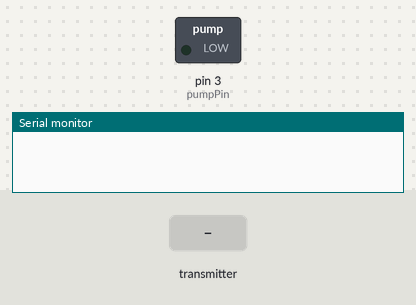
The sketch below on a simulated Arduino Uno, built with avr-gcc and run on an emulated ATmega328P. On the bench: switched loads named in the sketch (green lamp = pin HIGH), the last lines printed to the serial monitor. Dashed ring = blinking. Inputs (shaded band) come from the test bench. No radio packets arrive unless stated.

Above: at 1.2 s.
1.3 s: the transmitter starts sending OnOff = 1
At 1.9 s:
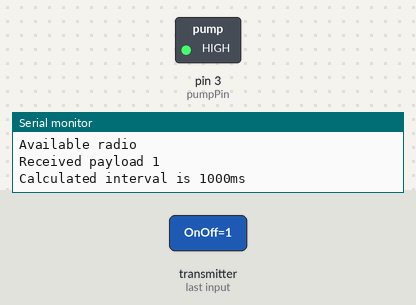
4.3 s: the transmitter starts sending OnOff = 0
At 5.3 s:
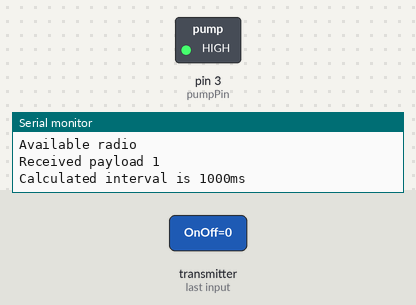
Timing chart, 0 to 7.3 s (numbered marks = the images above; inputs shaded):
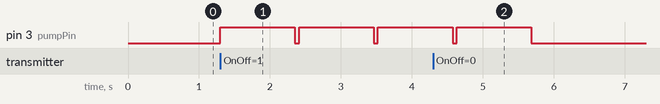

Measured:
- after the input at 1.3 s, pin 3 (pumpPin): alternates HIGH for 1.1 s and LOW for 0.06 s, starting at once
- after the input at 4.3 s, pin 3 (pumpPin): goes on until 5.7 s, then stays LOW

The sketch:

turnOnOff_RFv3.ino
```cpp
/*
   Dec 2014 - TMRh20 - Updated
   Derived from examples by J. Coliz <maniacbug@ymail.com>
*/
/**
 * Example for efficient call-response using ack-payloads
 *
 * This example continues to make use of all the normal functionality of the radios including
 * the auto-ack and auto-retry features, but allows ack-payloads to be written optionlly as well.
 * This allows very fast call-response communication, with the responding radio never having to
 * switch out of Primary Receiver mode to send back a payload, but having the option to switch to
 * primary transmitter if wanting to initiate communication instead of respond to a commmunication.
 */


/*
  PINOUTS
  http://docs.spark.io/#/firmware/communication-spi
  http://maniacbug.wordpress.com/2011/11/02/getting-started-rf24/

  SPARK CORE    SHIELD SHIELD    NRF24L01+
  GND           GND              1 (GND)
  3V3 (3.3V)    3.3V             2 (3V3)
  D6 (CSN)      9  (D6)          3 (CE)
  A2 (SS)       10 (SS)          4 (CSN)
  A3 (SCK)      13 (SCK)         5 (SCK)
  A5 (MOSI)     11 (MOSI)        6 (MOSI)
  A4 (MISO)     12 (MISO)        7 (MISO)

  NOTE: Also place a 10-100uF cap across the power inputs of
        the NRF24L01+.  I/O o fthe NRF24 is 5V tolerant, but
        do NOT connect more than 3.3V to pin 1!!!
 */


/**************PUMP NODE SETTINGS****************************/

#include <SPI.h>
#include "printf.h"
#include "nRF24L01.h"
#include "RF24.h"
#include "RF_tool.h"
//function to initiate radio device with radio(CE pin,CS pin)
RF24 radio(9, 10);


/****************** User Config ***************************/
/***      Set this radio as radio number 0 or 1         ***/

unsigned int OnOff=0, answer=0;
unsigned long previousTime=0,interval=0,dif=0;
const int pumpPin = 3;
int status;
byte addresses[][6] = {"Pump","Contr"};

void setup(){

  Serial.begin(115200);
  while(!Serial){}
  pinMode(pumpPin, OUTPUT);


  radio.begin();

  radio.setPALevel(RF24_PA_LOW);
  radio.setChannel(112);

  radio.openWritingPipe(addresses[1]);        // Both radios listen on the same pipes by default, but opposite addresses
  radio.openReadingPipe(1,addresses[0]);      // Open a reading pipe on address 0, pipe 1

  radio.startListening();                       // Start listening


  //Print debug info
  radio.printDetails();

  interval=0;
  status=0;

}


void loop(void) {
 unsigned long currentTime=millis();

 if(radio.available() && status==0)
 {
    Serial.println(F("Available radio "));
    radio.read( &OnOff, sizeof(unsigned int) );             // Get the payload
    Serial.print(F("Received payload "));Serial.println(OnOff,DEC);
    if(OnOff>0){
      status=1;
      digitalWrite(pumpPin, HIGH);
      interval=OnOff*1000L;
      previousTime=millis();
      Serial.print(F("Calculated interval is "));Serial.print(interval);Serial.println(F("ms"));
    }else{
      status=2;
    }
    Serial.flush();

 }else if(status==1){
    dif=(currentTime-previousTime);
    //printCounter(interval,dif);
   if((dif> interval)){
      //int state=0;
      Serial.print(F("ElapseTime["));Serial.print(dif);Serial.print(F("] greater than Interval["));Serial.print(interval);Serial.println(F("]"));

      //state=radio.flush_tx();
      answer=OnOff;
      Serial.println(F("Turn off the pump "));delay(50);
      digitalWrite(pumpPin, LOW);
      Serial.print(F("Send answer to the controller: "));Serial.println(answer);delay(50);
      radio.stopListening();
      radio.write(&answer,sizeof(unsigned int));
      radio.startListening();
      Serial.println(F("Start listening again...: "));

      status=0;
      Serial.println(F("Intervall reseted, we are finished one pump cycle..........................."));
  }

 }else if(status==2)
 {
   answer=-1;
   radio.stopListening();
   radio.write(&answer,sizeof(unsigned int));
   radio.startListening();
   status=0;
 }

   //radio.printDetails();
}
```

RF_tool.h
```cpp
#ifndef _RF_TOOL_H_
#define _RF_TOOL_H_

#if defined(ARDUINO) && (ARDUINO >= 100)
#include <Arduino.h>
#else
#include <WProgram.h>
#endif
#include <RF24.h>

void resetRFChip(RF24& radio);


#endif
```
